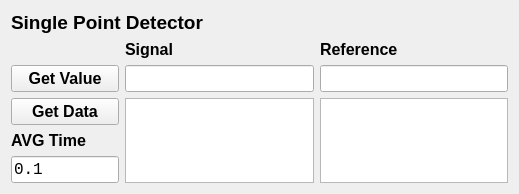
<?xml version="1.0" encoding="UTF-8"?>
<ui version="4.0">
 <class>SinglePointDetector</class>
 <widget class="QWidget" name="SinglePointDetector">
  <property name="geometry">
   <rect>
    <x>0</x>
    <y>0</y>
    <width>519</width>
    <height>193</height>
   </rect>
  </property>
  <property name="windowTitle">
   <string>Single Point Detector</string>
  </property>
  <layout class="QGridLayout" name="gridLayout">
   <item row="0" column="0" colspan="2">
    <widget class="QLabel" name="label">
     <property name="font">
      <font>
       <pointsize>14</pointsize>
       <bold>true</bold>
      </font>
     </property>
     <property name="text">
      <string>Single Point Detector</string>
     </property>
    </widget>
   </item>
   <item row="1" column="1">
    <widget class="QLabel" name="label_2">
     <property name="font">
      <font>
       <pointsize>12</pointsize>
       <bold>true</bold>
      </font>
     </property>
     <property name="text">
      <string>Signal</string>
     </property>
    </widget>
   </item>
   <item row="1" column="2">
    <widget class="QLabel" name="label_3">
     <property name="font">
      <font>
       <pointsize>12</pointsize>
       <bold>true</bold>
      </font>
     </property>
     <property name="text">
      <string>Reference</string>
     </property>
    </widget>
   </item>
   <item row="2" column="0">
    <widget class="QPushButton" name="valueButton">
     <property name="minimumSize">
      <size>
       <width>100</width>
       <height>0</height>
      </size>
     </property>
     <property name="font">
      <font>
       <pointsize>12</pointsize>
       <bold>true</bold>
      </font>
     </property>
     <property name="text">
      <string>Get Value</string>
     </property>
    </widget>
   </item>
   <item row="2" column="1">
    <widget class="QLineEdit" name="valueSignal">
     <property name="font">
      <font>
       <family>Consolas</family>
       <pointsize>12</pointsize>
       <bold>false</bold>
      </font>
     </property>
    </widget>
   </item>
   <item row="2" column="2">
    <widget class="QLineEdit" name="valueRef">
     <property name="font">
      <font>
       <family>Consolas</family>
       <pointsize>12</pointsize>
       <bold>false</bold>
      </font>
     </property>
    </widget>
   </item>
   <item row="3" column="0">
    <widget class="QPushButton" name="dataButton">
     <property name="minimumSize">
      <size>
       <width>100</width>
       <height>0</height>
      </size>
     </property>
     <property name="font">
      <font>
       <pointsize>12</pointsize>
       <bold>true</bold>
      </font>
     </property>
     <property name="text">
      <string>Get Data</string>
     </property>
    </widget>
   </item>
   <item row="3" column="1" rowspan="3">
    <widget class="QTextEdit" name="dataSignal">
     <property name="font">
      <font>
       <family>Consolas</family>
       <pointsize>12</pointsize>
      </font>
     </property>
    </widget>
   </item>
   <item row="3" column="2" rowspan="3">
    <widget class="QTextEdit" name="dataRef">
     <property name="font">
      <font>
       <family>Consolas</family>
       <pointsize>12</pointsize>
      </font>
     </property>
    </widget>
   </item>
   <item row="4" column="0">
    <widget class="QLabel" name="label_4">
     <property name="font">
      <font>
       <pointsize>12</pointsize>
       <bold>true</bold>
      </font>
     </property>
     <property name="text">
      <string>AVG Time</string>
     </property>
    </widget>
   </item>
   <item row="5" column="0">
    <widget class="QLineEdit" name="avgTimeEdit">
     <property name="font">
      <font>
       <family>Consolas</family>
       <pointsize>12</pointsize>
       <bold>false</bold>
      </font>
     </property>
     <property name="text">
      <string>0.1</string>
     </property>
    </widget>
   </item>
  </layout>
 </widget>
 <resources/>
 <connections/>
</ui>
